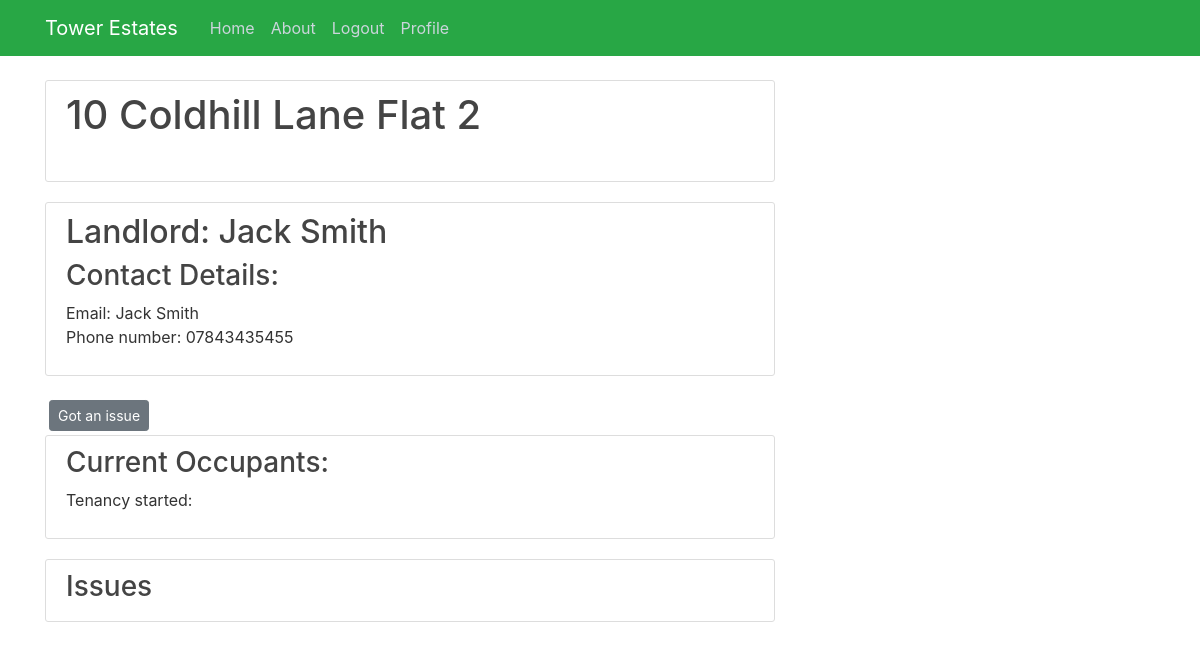
The app's page /Property/5 (signed in), older data.
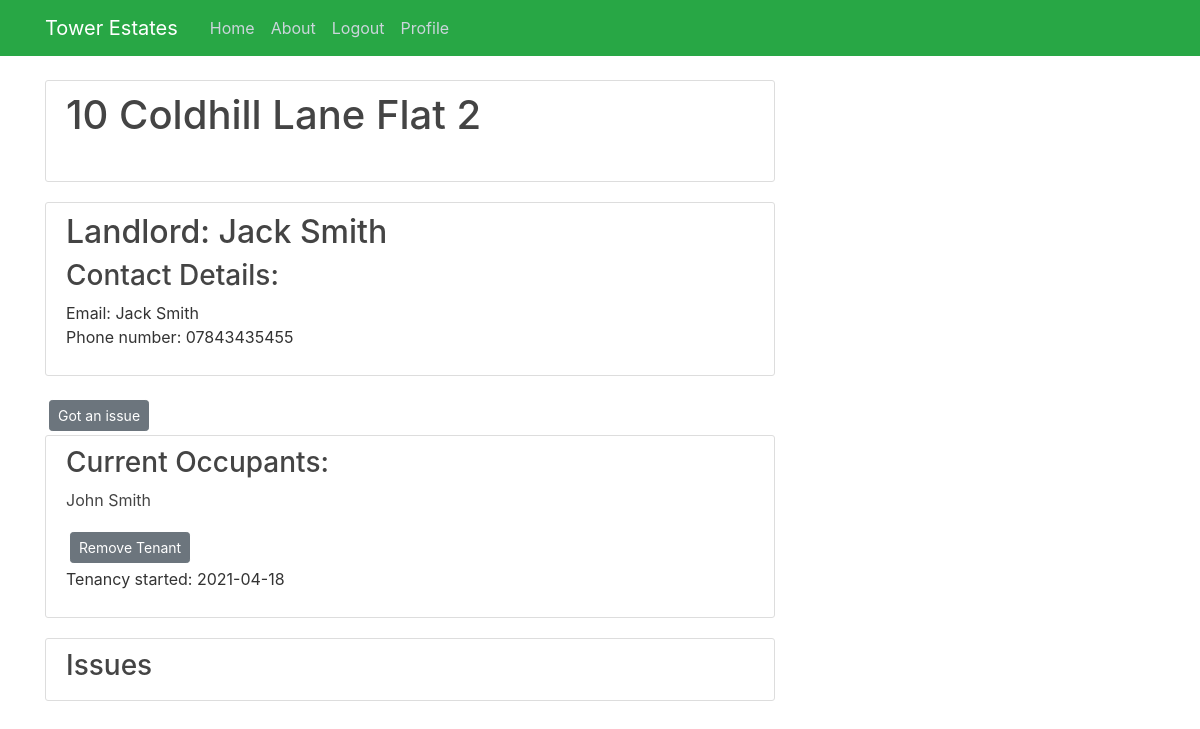
The same page, newer data.
### Tower/models.py (models this page shows, shortened)
class Properties(db.Model):  # Properties table
    property_id = db.Column(db.Integer, primary_key=True)
    address_line_1 = db.Column(db.String(35), nullable=False)
    address_line_2 = db.Column(db.String(20), nullable=True, default=" ")
    postcode = db.Column(db.String(10), nullable=False)
    landlord_id = db.Column(db.Integer, db.ForeignKey("user.user_id"), nullable=False)
    issue = db.relationship("Issue",cascade="all, delete-orphan", backref="Properties", lazy=True)

class User(db.Model, UserMixin):  # User table
    user_id = db.Column(db.Integer, primary_key=True)
    name = db.Column(db.String(55), nullable=False)
    phone_number= db.Column(db.String(15), nullable=False)
    role= db.Column(db.String(12), nullable=False)
    email = db.Column(db.String(120), unique=True, nullable=False)
    business= db.Column(db.String(150), nullable=True)
    password = db.Column(db.String(64), nullable=False)
    properties = db.relationship("Properties",cascade="all, delete-orphan" ,backref="User", lazy=True)
    occupants = db.relationship("Tenancies", backref="User", secondary=occupants, lazy=True)
    contractor = db.relationship("Quotes", cascade="all, delete-orphan",backref="User", lazy=True)

class Tenancies(db.Model):  # Tenancies table
    tenancy_id = db.Column(db.Integer, primary_key=True)
    property_id = db.Column(db.Integer, db.ForeignKey("properties.property_id"), nullable=False)
    start_date = db.Column(db.Date, nullable=False)
    occupants = db.relationship("User", backref="Tenancies", secondary=occupants, lazy=True)

### Tower/routes.py (the view)
@app.route("/Property/<int:property_id>", methods=["GET", "POST"])  # The homepage for each property
@login_required
def Property(property_id):
    property = db.session.query(Properties, User).outerjoin(Properties, User.user_id == Properties.landlord_id). \
        filter(Properties.property_id == property_id).first()  # Gets the properties details
    tenancy = db.session.query(Tenancies).filter(Tenancies.property_id == property_id).first()
    occupancies = db.session.query(User).outerjoin(Tenancies.occupants).filter(Tenancies.property_id == property_id)  # Gets all the occupants of a property
    issues = db.session.query(Issue).filter(Issue.property_id == property_id).order_by(Issue.opened.desc())
    return render_template("Property.html", title="Property", property=property, occupancies=occupancies,
                           tenancy=tenancy, issues=issues)

### Tower/models.py (called while the page is built)
@login_manager.user_loader
def load_user(user_id):
    return User.query.get(int(user_id))

### Tower/templates/Property.html (shortened to what this page needs)
{% extends "layout.html" %}
{% block content %}
<div class="content-section">
    <h2 class="account-heading"> {{property.Properties.address_line_1}} {{property.Properties.address_line_2}}</h2>
    <br>
</div>
<div class="content-section">
    <h2><a class="article-title" href="{{ url_for('Landlord', user_id= property.Properties.landlord_id) }}">Landlord: {{property.User.name}}</a></h2>
    <h3>Contact Details:</h3>
    <p>Email: {{property.User.name}} <br>Phone number: {{property.User.phone_number}}
</div>
<div>
    <a class="btn btn-secondary btn-sm m-1" href=" {{url_for('create_issue', property_id = property.Properties.property_id)}}">Got an issue</a>
</div>
<div class="content-section">
    <h3> Current Occupants: </h3>
    {% for current in occupancies %}
    {% if current != None %}
    <p> <a class="article-title"href=" {{ url_for('Tenant', user_id= current.user_id) }}">{{current.name}}</a></p>
    <a class="btn btn-secondary btn-sm m-1" href="{{url_for('remove_tenant', property_id =property.Properties.property_id, user_id= current.user_id) }} ">Remove Tenant</a>
    {% endif %}
    {% endfor %}
    <p>Tenancy started: {{tenancy.start_date}}
</div>
<div class="content-section">
    <h3>Issues</h3>
</div>
{% endblock content %}

### Tower/templates/layout.html (shortened to what this page needs)
<!DOCTYPE html>
<html lang="en">
<head>
    <link rel="stylesheet" href="https://stackpath.bootstrapcdn.com/bootstrap/4.5.2/css/bootstrap.min.css"
>
    <link rel="stylesheet" type="text/css" href="{{url_for('static', filename='main.css') }}">
</head>
<body>
<header class="site-header">
    <nav class="navbar navbar-expand-md navbar-dark bg-success fixed-top">
        <div class="container">
            <a class="navbar-brand mr-4" href="/">Tower Estates</a>
            <div class="collapse navbar-collapse" id="navbarToggle">
                <div class="navbar-nav mr-auto">
                    <a class="nav-item nav-link" href="{{ url_for('home') }}">Home</a>
                    <a class="nav-item nav-link" href="{{ url_for('about') }}">About</a>
                    {% if current_user.is_authenticated %}
                    <a class="nav item nav-link" href="{{ url_for('logout') }}">Logout</a>
                    {% else %}
                    <a class="nav-item nav-link" href="{{ url_for('login') }}">Login</a>
                    {% endif %}
                    {% if current_user.role == ('Tenant') %}
                    <a class="nav-item nav-link" href="{{ url_for('Tenant', user_id = current_user.user_id)}}">Profile</a>
                    {% endif %}
                </div>
            </div>
        </div>
    </nav>
</header>
<main role="main" class="container">
    <div class="row">
        <div class="col-md-8">
            {% block content %}{% endblock %}
        </div>
        </div>
</main>
</body>
</html>

### Tower/Static/main.css (style rules this page uses)
body { background: #ffffff; color: #333333; margin-top: 5rem; }
h1, h2, h3, h4, h5, h6 { color: #444444; }
.site-header .navbar-nav .nav-link { color: #cbd5db; }
.content-section { background: #ffffff; padding: 10px 20px; border: 1px solid #dddddd; border-radius: 3px; margin-bottom: 20px; }
.article-title { color: #444444; }
.account-heading { font-size: 2.5rem; }

Row changes from the older to the newer data that the page shows:
now on this page (row unchanged): User: name "John Smith"
added Tenancies: start_date "2021-04-18"
